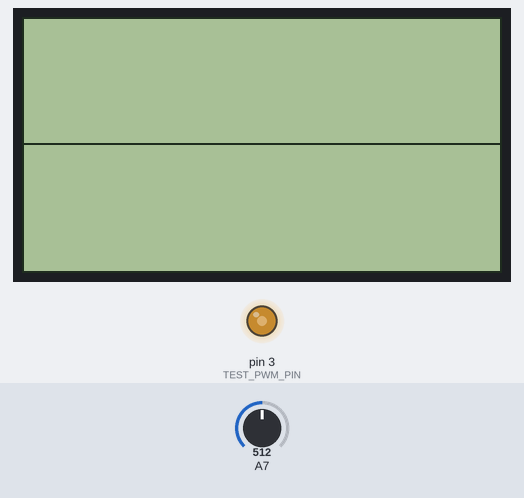
Simulated run of this sketch. Board: Arduino Nano, built with avr-gcc and run on an emulated ATmega328P. Parts: 240×128 one-colour display, output pins drawn as LEDs (lit = HIGH). The test bench sets the inputs (shaded band); at power-on: A7 = 512.

Above: at 1.2 s.
1.3 s: A7 set to 716
At 2.8 s:
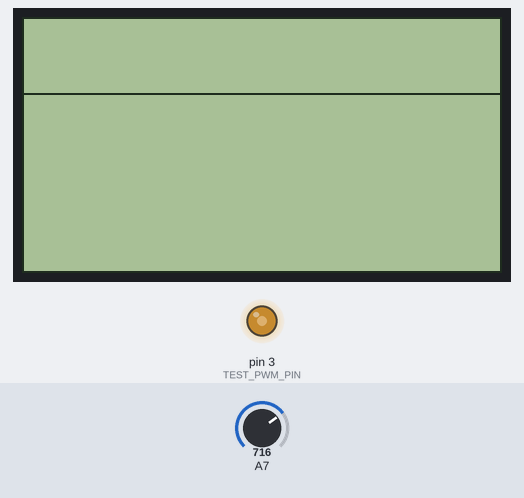
3.3 s: A7 set to 900
At 5.2 s:
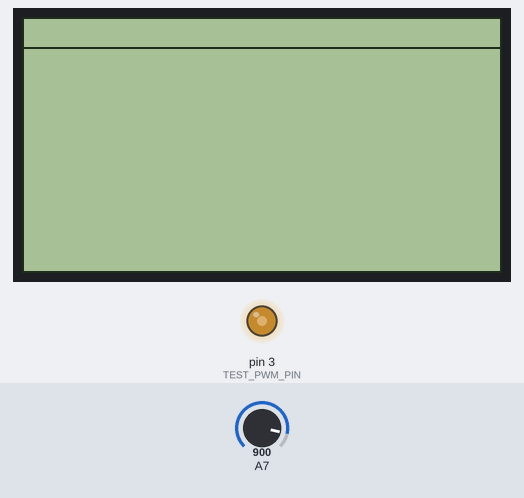
5.6 s: A7 set to 1023
At 7.4 s:
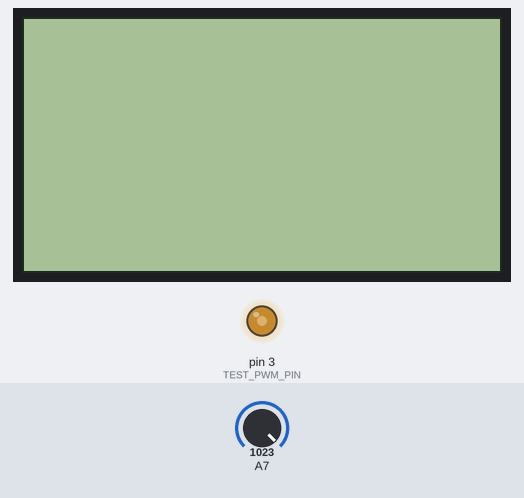
Timing chart, 0 to 8.9 s (numbered marks = the images above; inputs shaded):
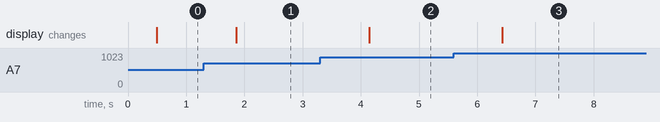

The sketch:

waveform_viewer.ino
```cpp
/*
 * M1 — Static waveform viewer (no trigger yet)
 *
 * Architecture (docs/04-build-plan.md): capture-then-draw.
 *   1. Burst-capture 240 samples from A7 with analogRead (~9.6 kSps,
 *      one sample per screen column, ~27 ms per sweep).
 *   2. Redraw the whole screen from the buffer (U8g2 page loop).
 * Sampling and drawing never overlap: the display bus (12 GPIOs
 * toggling) would couple noise into the ADC.
 *
 * Test signal: the Nano's own PWM on D3 (~490 Hz square, 50% duty)
 * fed through the front-end resistor:  D3 --[10k]--> A7
 * Expected: ~13 square-wave cycles dancing on screen (they drift
 * because there is no trigger yet — that's milestone M2).
 */

#include <Arduino.h>
#include <U8g2lib.h>

U8G2_T6963_240X128_1_8080 u8g2(U8G2_R0,
  /*DB0..DB7 =*/ 8, 9, 10, 11, 4, 5, 6, 7,
  /*WR=*/ 17, /*CE=*/ 14, /*C-D=*/ 15, /*RST=*/ 16);

#define N_SAMPLES   240
#define TEST_PWM_PIN  3   // ~490 Hz square wave test signal

uint8_t samples[N_SAMPLES];   // 8-bit samples, one per screen column

void capture(void) {
  for (uint16_t i = 0; i < N_SAMPLES; i++) {
    samples[i] = analogRead(A7) >> 2;   // 10-bit -> 8-bit
  }
}

// Map an 8-bit sample (0 = 0 V, 255 = 5 V) to a screen row:
// 0 V at the bottom (y=127), 5 V at the top (y=0).
static inline uint8_t sample_to_y(uint8_t s) {
  return 127 - (s >> 1);
}

void draw(void) {
  u8g2.firstPage();
  do {
    // Pure function of the sample buffer — runs 16x per frame.
    u8g2.drawFrame(0, 0, 240, 128);
    for (uint16_t x = 1; x < N_SAMPLES; x++) {
      u8g2.drawLine(x - 1, sample_to_y(samples[x - 1]),
                    x,     sample_to_y(samples[x]));
    }
  } while (u8g2.nextPage());
}

void setup(void) {
  u8g2.begin();
  analogWrite(TEST_PWM_PIN, 128);   // start the test signal
}

void loop(void) {
  capture();
  draw();
}
```

Measured:
- after the input at 1.3 s, the display: changes after 0.56 s (image 1)
- after the input at 3.3 s, the display: changes after 0.85 s (image 2)
- after the input at 5.6 s, the display: changes after 0.83 s (image 3)
